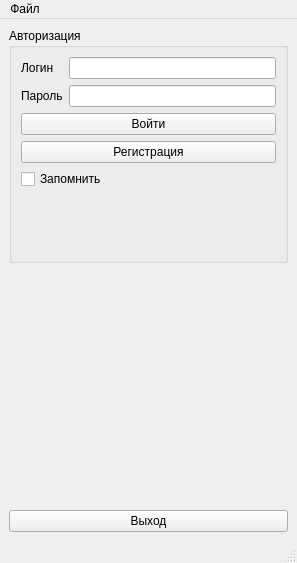
<?xml version="1.0" encoding="UTF-8"?>
<ui version="4.0">
 <class>MainWindow</class>
 <widget class="QMainWindow" name="MainWindow">
  <property name="geometry">
   <rect>
    <x>0</x>
    <y>0</y>
    <width>297</width>
    <height>563</height>
   </rect>
  </property>
  <property name="windowTitle">
   <string>MainWindow</string>
  </property>
  <widget class="QWidget" name="centralwidget">
   <layout class="QVBoxLayout" name="verticalLayout">
    <item>
     <widget class="QGroupBox" name="groupBox">
      <property name="title">
       <string>Авторизация</string>
      </property>
      <layout class="QFormLayout" name="formLayout">
       <item row="0" column="0">
        <widget class="QLabel" name="label_2">
         <property name="text">
          <string>Логин</string>
         </property>
        </widget>
       </item>
       <item row="0" column="1">
        <widget class="QLineEdit" name="login"/>
       </item>
       <item row="1" column="0">
        <widget class="QLabel" name="label_3">
         <property name="text">
          <string>Пароль</string>
         </property>
        </widget>
       </item>
       <item row="1" column="1">
        <widget class="QLineEdit" name="pass">
         <property name="echoMode">
          <enum>QLineEdit::Password</enum>
         </property>
        </widget>
       </item>
       <item row="2" column="0" colspan="2">
        <widget class="QPushButton" name="pushButton_authorization">
         <property name="text">
          <string>Войти</string>
         </property>
        </widget>
       </item>
       <item row="4" column="0" colspan="2">
        <widget class="QCheckBox" name="checkBox">
         <property name="text">
          <string>Запомнить</string>
         </property>
        </widget>
       </item>
       <item row="3" column="0" colspan="2">
        <widget class="QPushButton" name="pushButton_registration">
         <property name="text">
          <string>Регистрация</string>
         </property>
        </widget>
       </item>
      </layout>
     </widget>
    </item>
    <item>
     <widget class="QLabel" name="image">
      <property name="text">
       <string/>
      </property>
      <property name="pixmap">
       <pixmap>img/2021-11-19_15-45-31.png</pixmap>
      </property>
     </widget>
    </item>
    <item>
     <widget class="QPushButton" name="pushButton_exit">
      <property name="text">
       <string>Выход</string>
      </property>
     </widget>
    </item>
   </layout>
  </widget>
  <widget class="QMenuBar" name="menubar">
   <property name="geometry">
    <rect>
     <x>0</x>
     <y>0</y>
     <width>297</width>
     <height>25</height>
    </rect>
   </property>
   <widget class="QMenu" name="menu">
    <property name="title">
     <string>Файл</string>
    </property>
    <addaction name="action_add"/>
    <addaction name="separator"/>
    <addaction name="action_open"/>
    <addaction name="action_exit"/>
   </widget>
   <addaction name="menu"/>
  </widget>
  <widget class="QStatusBar" name="statusbar"/>
  <action name="action_add">
   <property name="icon">
    <iconset resource="resource.qrc">
     <normaloff>:/resource/img/add.png</normaloff>:/resource/img/add.png</iconset>
   </property>
   <property name="text">
    <string>Создать</string>
   </property>
  </action>
  <action name="action_open">
   <property name="icon">
    <iconset resource="resource.qrc">
     <normaloff>:/resource/img/free-icon-open-folder-outline-25402.png</normaloff>:/resource/img/free-icon-open-folder-outline-25402.png</iconset>
   </property>
   <property name="text">
    <string>Открыть</string>
   </property>
  </action>
  <action name="action_exit">
   <property name="icon">
    <iconset resource="resource.qrc">
     <normaloff>:/resource/img/free-icon-exit-1286853.png</normaloff>:/resource/img/free-icon-exit-1286853.png</iconset>
   </property>
   <property name="text">
    <string>Выйти</string>
   </property>
  </action>
 </widget>
 <resources>
  <include location="resource.qrc"/>
 </resources>
 <connections/>
</ui>
